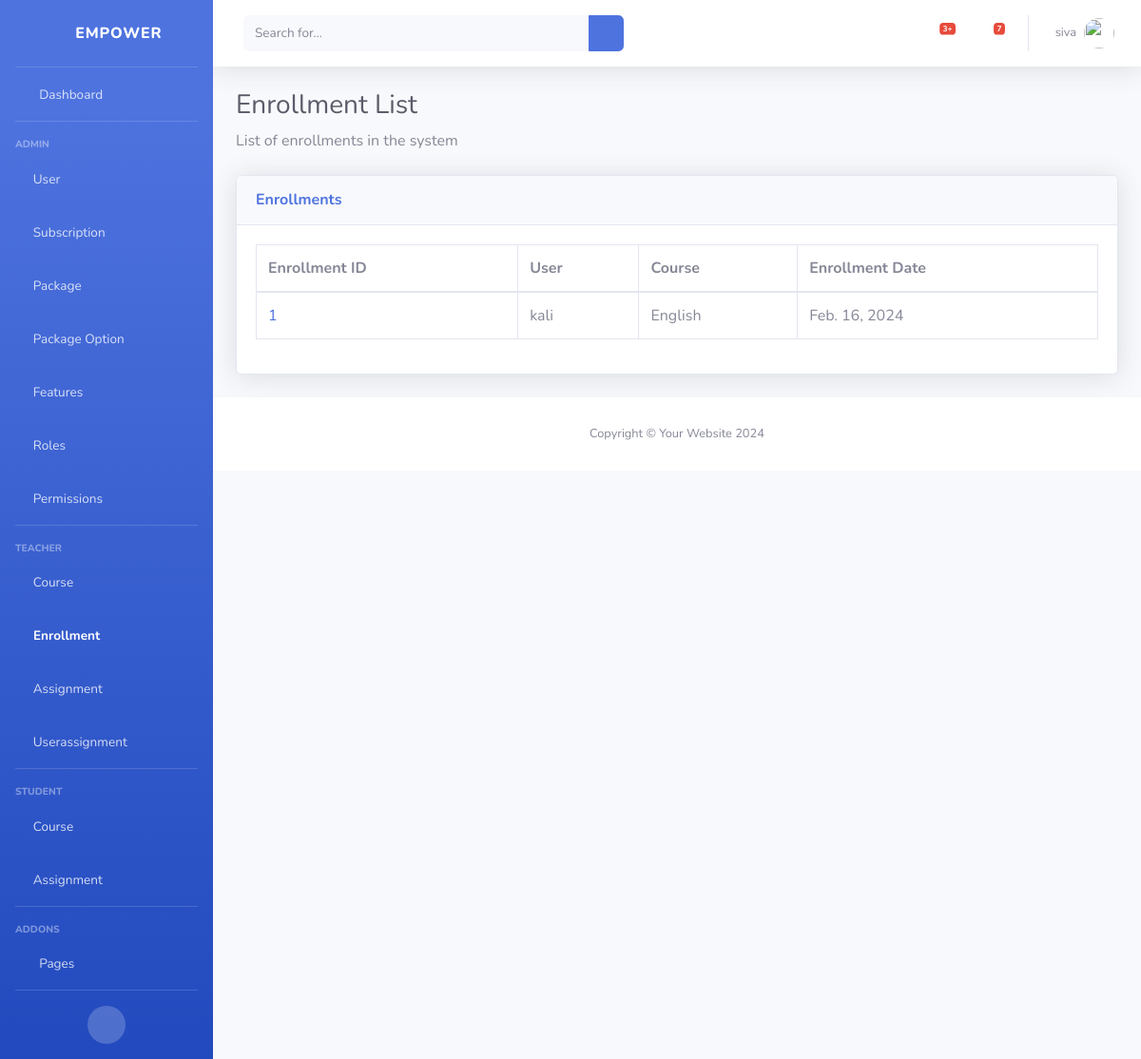
The app's page /enrollments/ (signed in) with its own data.
### classRoom/models.py (models this page shows)
class Enrollment(models.Model):
    id = models.AutoField(primary_key=True)
    user = models.ForeignKey(User, on_delete=models.CASCADE)
    course = models.ForeignKey(Course, on_delete=models.CASCADE)
    enrollment_date = models.DateField()

class User(models.Model):
    user = models.OneToOneField(AuthUser, on_delete=models.CASCADE)
    role = models.ForeignKey(Role, on_delete=models.CASCADE)

class Course(models.Model):
    id = models.AutoField(primary_key=True)
    course_name = models.CharField(max_length=100)
    course_description = models.TextField()

### classRoom/views.py (the view)
# urls.py: path('enrollments/',view_enrollments,name="view_enrollments"),
@login_required
@permission_required('View Enrollments')
def view_enrollments(request):
    enrollments = Enrollment.objects.all()
    return render(request, "enrollments/view_enrollments.html", {'enrollments': enrollments})

### classRoom/views.py (called while the page is built)
def permission_required(feature_name):
    def decorator(view_func):
        @wraps(view_func)
        def _wrapped_view(request, *args, **kwargs):
            if request.user.is_authenticated and hasattr(request.user, 'user'):
                role = request.user.user.role
                if Permission.objects.filter(role=role, feature__feature_name=feature_name).exists():
                    return view_func(request, *args, **kwargs)
            return render(request, 'common/no_permission.html')
        return _wrapped_view
    return decorator

### classRoom/templates/enrollments/view_enrollments.html (shortened to what this page needs)
{% extends 'base.html' %}
{% block content %}
<h1 class="h3 mb-2 text-gray-800">Enrollment List</h1>
<p class="mb-4">List of enrollments in the system</p>
<div class="card shadow mb-4">
    <div class="card-header py-3 d-flex justify-content-between align-items-center">
        <h6 class="m-0 font-weight-bold text-primary">Enrollments</h6>
        <div class="dropdown no-arrow show">
            <a class="dropdown-toggle" id="dropdownMenuLink" data-toggle="dropdown" aria-haspopup="true"
                aria-expanded="true" style="float: right;">
                <i class="fas fa-ellipsis-v fa-sm fa-fw text-gray-400"></i>
            </a>
        </div>
    </div>
    <div class="card-body">
        <div class="table-responsive">
            <table class="table table-bordered" id="dataTable" width="100%" cellspacing="0">
                <thead>
                    <tr>
                        <th>Enrollment ID</th>
                        <th>User</th>
                        <th>Course</th>
                        <th>Enrollment Date</th>
                    </tr>
                </thead>
                <tbody>
                    {% for enrollment in enrollments %}
                        <tr>
                            <td><a href="/enrollment/{{ enrollment.id }}/">{{ enrollment.id }}</a></td>
                            <td>{{ enrollment.user.user.username }}</td>
                            <td>{{ enrollment.course.course_name }}</td>
                            <td>{{ enrollment.enrollment_date }}</td>
                        </tr>
                    {% endfor %}
                </tbody>
            </table>
        </div>
    </div>
</div>
{% endblock %}

### classRoom/templates/base.html (shortened to what this page needs)
{% load static %}
<!DOCTYPE html>
<html lang="en">
<head>
    <link rel="stylesheet" href="{% static 'vendor/fontawesome-free/css/all.min.css' %}" type="text/css">
    <link rel="stylesheet" href="{% static 'css/sb-admin-2.min.css' %}">
</head>
<body id="page-top">
    <div id="wrapper">
        <ul class="navbar-nav bg-gradient-primary sidebar sidebar-dark accordion" id="accordionSidebar">
            <a class="sidebar-brand d-flex align-items-center justify-content-center" href="{% url 'index' %}">
                <div class="sidebar-brand-icon rotate-n-15">
                    <i class="fas fa-chess-knight"></i>
                </div>
                <div class="sidebar-brand-text mx-3">Empower</div>
            </a>
            <hr class="sidebar-divider my-0">
            <li class="nav-item">
                <a class="nav-link" href="{% url 'index' %}">
                    <i class="fas fa-fw fa-tachometer-alt"></i>
                    <span>Dashboard</span></a>
            </li>
            <hr class="sidebar-divider">
            <div class="sidebar-heading">
                Admin
            </div>
            <li class="nav-item">
                <a class="nav-link" href="{% url 'view_users' %}" >
                    <i class="fas fa-user-shield"></i>
                    <span>User</span>
                </a>
            </li>
            <li class="nav-item">
                <a class="nav-link" href="{% url 'view_subscriptions' %}" >
                    <i class="fas fa-user-shield"></i>
                    <span>Subscription</span>
                </a>
            </li>
            <li class="nav-item">
                <a class="nav-link" href="{% url 'view_packages' %}" >
                    <i class="fas fa-user-shield"></i>
                    <span>Package</span>
                </a>
            </li>
            <li class="nav-item">
                <a class="nav-link" href="{% url 'view_package_options' %}" >
                    <i class="fas fa-user-shield"></i>
                    <span>Package Option</span>
                </a>
            </li>
            <li class="nav-item">
                <a class="nav-link" href="{% url 'view_features' %}" >
                    <i class="fas fa-user-shield"></i>
                    <span>Features</span>
                </a>
            </li>
            <li class="nav-item">
                <a class="nav-link" href="{% url 'view_roles' %}" >
                    <i class="fas fa-user-shield"></i>
                    <span>Roles</span>
                </a>
            </li>
            <li class="nav-item">
                <a class="nav-link" href="{% url 'view_permissions' %}" >
                    <i class="fas fa-user-shield"></i>
                    <span>Permissions</span>
                </a>
            </li>
            <hr class="sidebar-divider">
            <div class="sidebar-heading">
                Teacher
            </div>
            <li class="nav-item">
                <a class="nav-link" href="{% url 'view_courses' %}" >
                    <i class="fas fa-chalkboard-teacher"></i>
                    <span>Course</span>
                </a>
            </li>
            <li class="nav-item">
                <a class="nav-link" href="{% url 'view_enrollments' %}" >
                    <i class="fas fa-chalkboard-teacher"></i>
                    <span>Enrollment</span>
                </a>
            </li>
            <li class="nav-item">
                <a class="nav-link" href="{% url 'view_assignments' %}" >
                    <i class="fas fa-chalkboard-teacher"></i>
                    <span>Assignment</span>
                </a>
            </li>
            <li class="nav-item">
                <a class="nav-link" href="{% url 'view_userassignments' %}" >
                    <i class="fas fa-chalkboard-teacher"></i>
                    <span>Userassignment</span>
                </a>
            </li>
            <hr class="sidebar-divider">
            <div class="sidebar-heading">
                Student
            </div>
            <li class="nav-item">
                <a class="nav-link" href="{% url 'view_courses' %}" >
                    <i class="fas fa-user-graduate"></i>
                    <span>Course</span>
                </a>
                <a class="nav-link" href="{% url 'view_assignments' %}" >
                    <i class="fas fa-user-graduate"></i>
                    <span>Assignment</span>
                </a>
            </li>
            <hr class="sidebar-divider">
            <div class="sidebar-heading">
                Addons
            </div>
            <li class="nav-item">
                <a class="nav-link collapsed" href="#" data-toggle="collapse" data-target="#collapsePages"
                    aria-expanded="true" aria-controls="collapsePages">
                    <i class="fas fa-fw fa-folder"></i>
                    <span>Pages</span>
                </a>
            </li>
            <hr class="sidebar-divider d-none d-md-block">
            <div class="text-center d-none d-md-inline">
                <button class="rounded-circle border-0" id="sidebarToggle"></button>
            </div>
        </ul>
        <div id="content-wrapper" class="d-flex flex-column">
            <nav class="navbar navbar-expand navbar-light bg-white topbar mb-4 static-top shadow">
                <form
                    class="d-none d-sm-inline-block form-inline mr-auto ml-md-3 my-2 my-md-0 mw-100 navbar-search">
                    <div class="input-group">
                        <input type="text" class="form-control bg-light border-0 small" placeholder="Search for..."
                            aria-label="Search" aria-describedby="basic-addon2">
                        <div class="input-group-append">
                            <button class="btn btn-primary" type="button">
                                <i class="fas fa-search fa-sm"></i>
                            </button>
                        </div>
                    </div>
                </form>
                <ul class="navbar-nav ml-auto">
                    <li class="nav-item dropdown no-arrow mx-1">
                        <a class="nav-link dropdown-toggle" href="#" id="alertsDropdown" role="button"
                            data-toggle="dropdown" aria-haspopup="true" aria-expanded="false">
                            <i class="fas fa-bell fa-fw"></i>
                            <span class="badge badge-danger badge-counter">3+</span>
                        </a>
                    </li>
                    <li class="nav-item dropdown no-arrow mx-1">
                        <a class="nav-link dropdown-toggle" href="#" id="messagesDropdown" role="button"
                            data-toggle="dropdown" aria-haspopup="true" aria-expanded="false">
                            <i class="fas fa-envelope fa-fw"></i>
                            <span class="badge badge-danger badge-counter">7</span>
                        </a>
                    </li>
                    <li class="nav-item dropdown no-arrow">
                        <a class="nav-link dropdown-toggle" href="#" id="userDropdown" role="button"
                            data-toggle="dropdown" aria-haspopup="true" aria-expanded="false">
                            {% if user.is_authenticated %}
                                <span class="mr-2 d-none d-lg-inline text-gray-600 small">{{ user.username }}</span>
                            {% endif %}
                            <img class="img-profile rounded-circle" src="{% static 'img/undraw_profile.svg' %}">
                        </a>
                    </li>
                </ul>
            </nav>
            <div class="container-fluid">
                {% block content %}
                {% endblock %}
            </div>
            <footer class="sticky-footer bg-white">
                <div class="container my-auto">
                    <div class="copyright text-center my-auto">
                        <span>Copyright &copy; Your Website 2024</span>
                    </div>
                </div>
            </footer>
        </div>
    </div>
</body>
</html>

### records on screen
Enrollment: id "1", user.user.username "kali", course.course_name "English", enrollment_date "Feb. 16, 2024"

### other values on screen
{{ user.username }} "siva"
